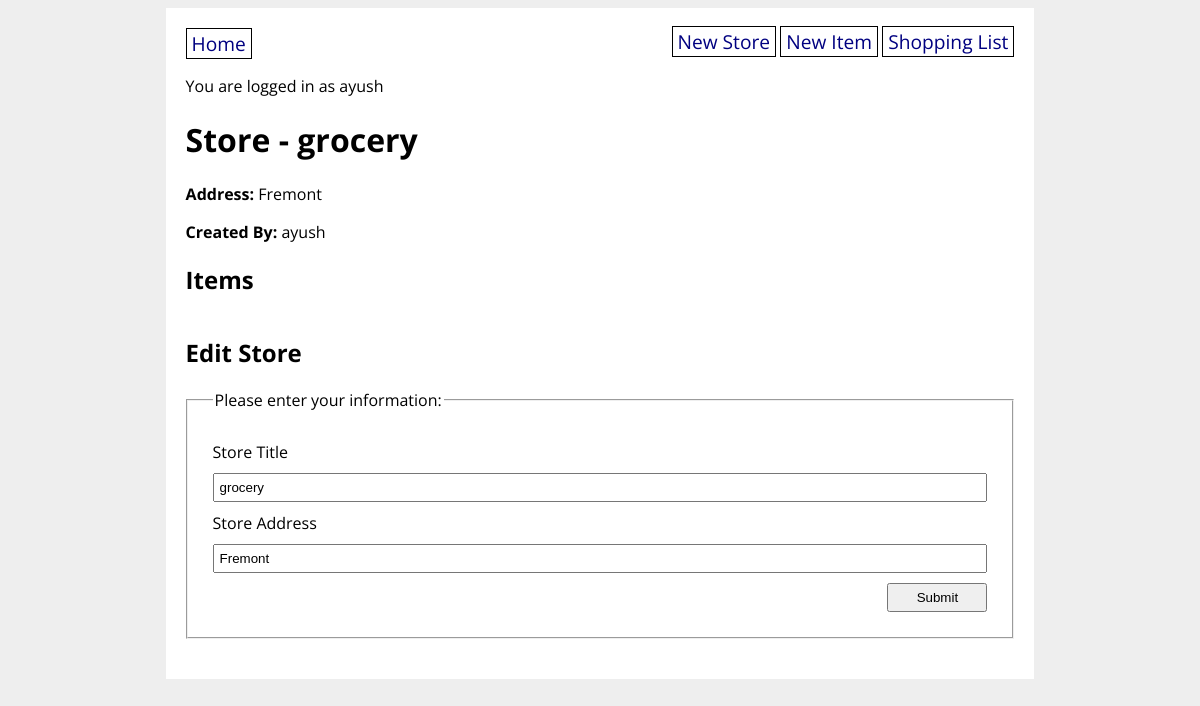
Screenshot of /store/2 (signed in) with the database file from the repository.
### grocery_app/models.py (models this page shows, shortened)
class User(UserMixin, db.Model):
    id = db.Column(db.Integer, primary_key=True)
    username = db.Column(db.String(80), nullable=False, unique=True)
    password = db.Column(db.String(200), nullable=False)
    shopping_list_items = db.relationship(
        "GroceryItem",
        secondary="shopping_list_items_table",
        back_populates="users_shopping_list",
    )

class GroceryStore(db.Model):
    id = db.Column(db.Integer, primary_key=True)
    title = db.Column(db.String(80), nullable=False)
    address = db.Column(db.String(200), nullable=False)
    items = db.relationship("GroceryItem", back_populates="store")
    created_by_id = db.Column(db.Integer, db.ForeignKey("user.id"))
    created_by = db.relationship("User")

### grocery_app/main/routes.py (the view, shortened to what this page needs)
@main.route("/store/<store_id>", methods=["GET", "POST"])
@login_required
def store_detail(store_id):
    store = GroceryStore.query.get(store_id)
    form = GroceryStoreForm(obj=store)
    return render_template("store_detail.html", store=store, form=form)

### grocery_app/main/forms.py
class GroceryStoreForm(FlaskForm):
    title = StringField(
        "Store Title", validators=[DataRequired(), Length(min=3, max=80)]
    )
    address = StringField(
        "Store Address", validators=[DataRequired(), Length(min=3, max=200)]
    )
    submit = SubmitField("Submit")

### grocery_app/extensions.py (called while the page is built)
@login_manager.user_loader
def load_user(user_id):
    return User.query.get(user_id)

### grocery_app/templates/store_detail.html (shortened to what this page needs)
{% extends 'base.html' %}
{% block content %}
<h1>Store - {{ store.title }}</h1>
<strong>Address:</strong> {{ store.address }}
<p><strong>Created By:</strong> {{ current_user.username }}</p>
<h2>Items</h2>
<h2>Edit Store</h2>
<form method="POST" action="{{ url_for('main.store_detail', store_id=store.id) }}">
    <fieldset>
        <legend>Please enter your information:</legend>
        {{ form.title.label }}
        {{ form.title }}
        {{ form.address.label }}
        {{ form.address }}
        {{ form.submit }}
    </fieldset>
</form>
{% endblock %}

### grocery_app/templates/base.html (shortened to what this page needs)
<!DOCTYPE html>
<html>
    <head>
        <link rel="stylesheet" href="/static/style.css">
    </head>
    <body>
        <div id="content">
            <nav>
                <a href="/">Home</a>
                <div>
                    {% if current_user.is_authenticated %}
                        <a href="/new_store">New Store</a>
                        <a href="/new_item">New Item</a>
                        <a href="/shopping_list">Shopping List</a>
                    {% else %}
                        <a href="/signup">Sign Up</a>
                        <a href="/login">Log In</a>
                    {% endif %}
                </div>
            </nav>
            {% if current_user.is_authenticated %}
                <p>You are logged in as {{ current_user.username }}</p>
            {% endif %}
            {% block content %}{% endblock %}
        </div>
    </body>
</html>

### grocery_app/static/style.css (style rules this page uses)
body { display: flex; flex-direction: column; align-items: center; background-color: #eee; font-family: 'Open Sans', sans-serif; }
#content { width: 70%; background-color: white; padding: 20px; }
nav { width: 100%; display: flex; flex-direction: row; justify-content: space-between; }
nav a { color: navy; text-decoration: none; border: 1px solid black; padding: 1px 5px; font-size: 1.2em; }
fieldset { display: flex; flex-direction: column; margin: 20px 0; padding: 20px; }
fieldset * { margin: 5px; }
fieldset input { padding: 5px; }
input[type=submit] { width: 100px; align-self: flex-end; }

### rows the page displays
User: username "ayush"
GroceryStore: title "grocery", address "Fremont"
